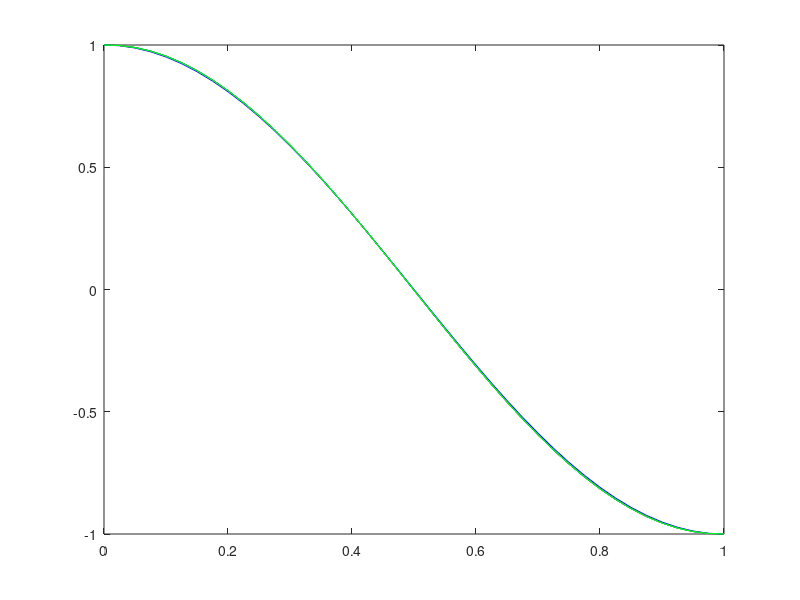
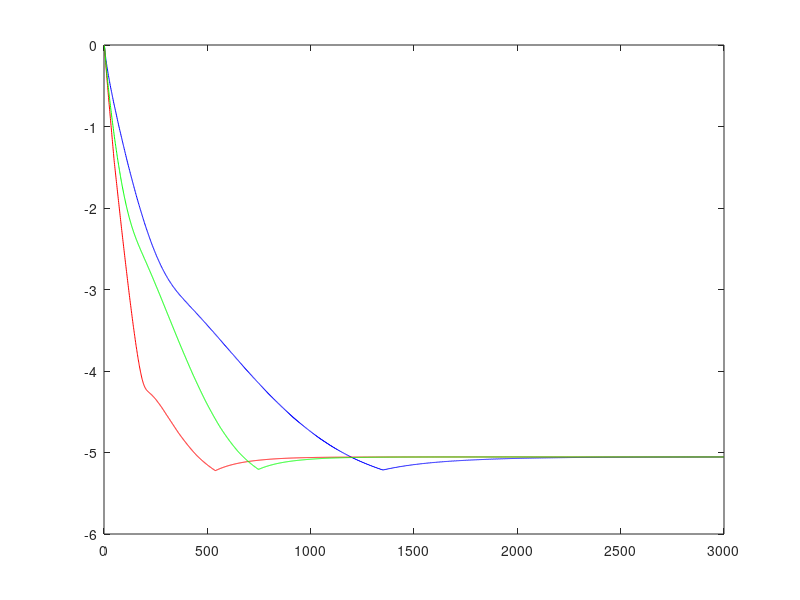

These figures' MATLAB source, in order:
clear

u0=1;
un=-1;
itt = 3000;



N=40;

uJ = zeros(N-1,itt);

x = linspace(0,1,N+1);
h = 1/N;

alpha = -2/h^2+2/h;
gamma = 1/h^2-2/h;
delta = 1/h^2;
tau1  = u0*(-1/h^2+2/h);      
tau2  = -un*(1/h^2);

A = alpha*diag(ones(N-1,1))+(delta)*diag(ones(N-2,1),1)+(gamma)*diag(ones(N-2,1),-1);
E =  -(gamma)*diag(ones(N-2,1),-1);
D = alpha*diag(ones(N-1,1));
F = -(delta)*diag(ones(N-2,1),1);

b(:,1) = -pi^2*cos(pi*x(2:N))-2*pi*sin(pi*x(2:N)); 
b(1)   = b(1)+ tau1;
b(end) = b(end)+tau2;


uex(:,1) = cos(pi*x);

uting(:,1) = A\b;    

uJ(:,1) = zeros(N-1,1);
%uJ(:,1) = linspace(u0,un,N-1);
ufGS = uJ;
ubGS = uJ;

k = 2;
eJ(:,1) = uex-[u0;uJ(:,1);un];
ebGS(:,1) = uex-[u0;ubGS(:,1);un];
efGS(:,1) = uex-[u0;ufGS(:,1);un];

while (k<= itt)
uJ(:,k) = D^(-1)*(E+F)*uJ(:,k-1) + D^(-1)*b;
ufGS(:,k) = (D-E)\F*ufGS(:,k-1) + (D-E)\b;
ubGS(:,k) = (D-F)\E*ubGS(:,k-1) + (D-F)\b;


eJ(:,k) =uex-[u0;uJ(:,k);un];
efGS(:,k) = uex-[u0;ufGS(:,k);un];
ebGS(:,k) = uex-[u0;ubGS(:,k);un];

k = k+1;
end

figure(1)
plot(x,uex,'b')
hold on
plot(x,[u0;uJ(:,end);un],'r')
plot(x,[u0;ubGS(:,end);un],'k')
plot(x,[u0;ufGS(:,end);un],'c')
plot(x,[u0;uting;un],'g')


enorm = zeros(3,itt);
figure(2)
for i = 1:itt
enorm(1,i) = log(norm(eJ(:,i),Inf));
enorm(2,i) = log(norm(ebGS(:,i),Inf));
enorm(3,i) = log(norm(efGS(:,i),Inf));
end
plot(1:itt,enorm(1,:),'b')
hold on
plot(1:itt,enorm(2,:),'r')
plot(1:itt,enorm(3,:),'g')
